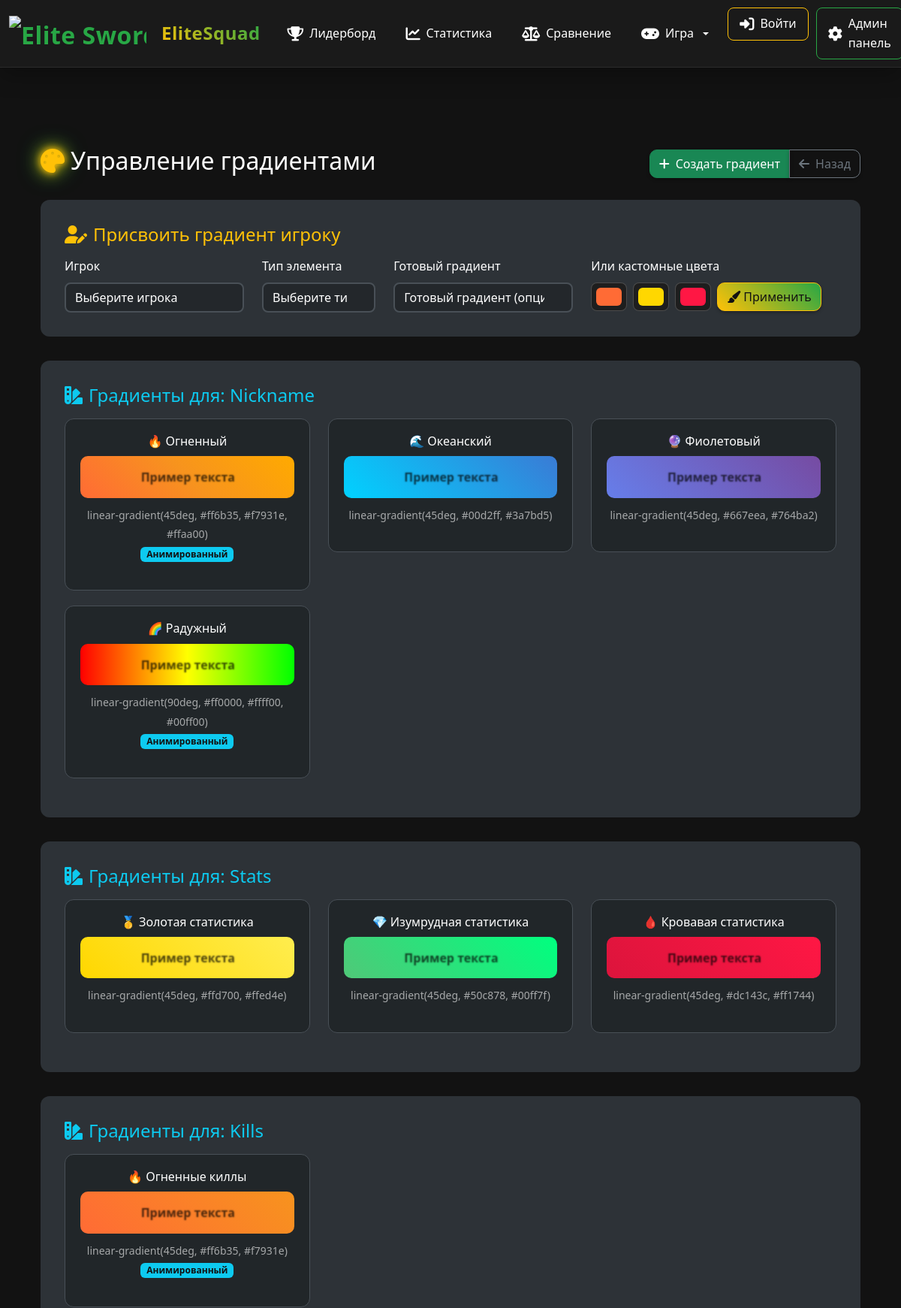
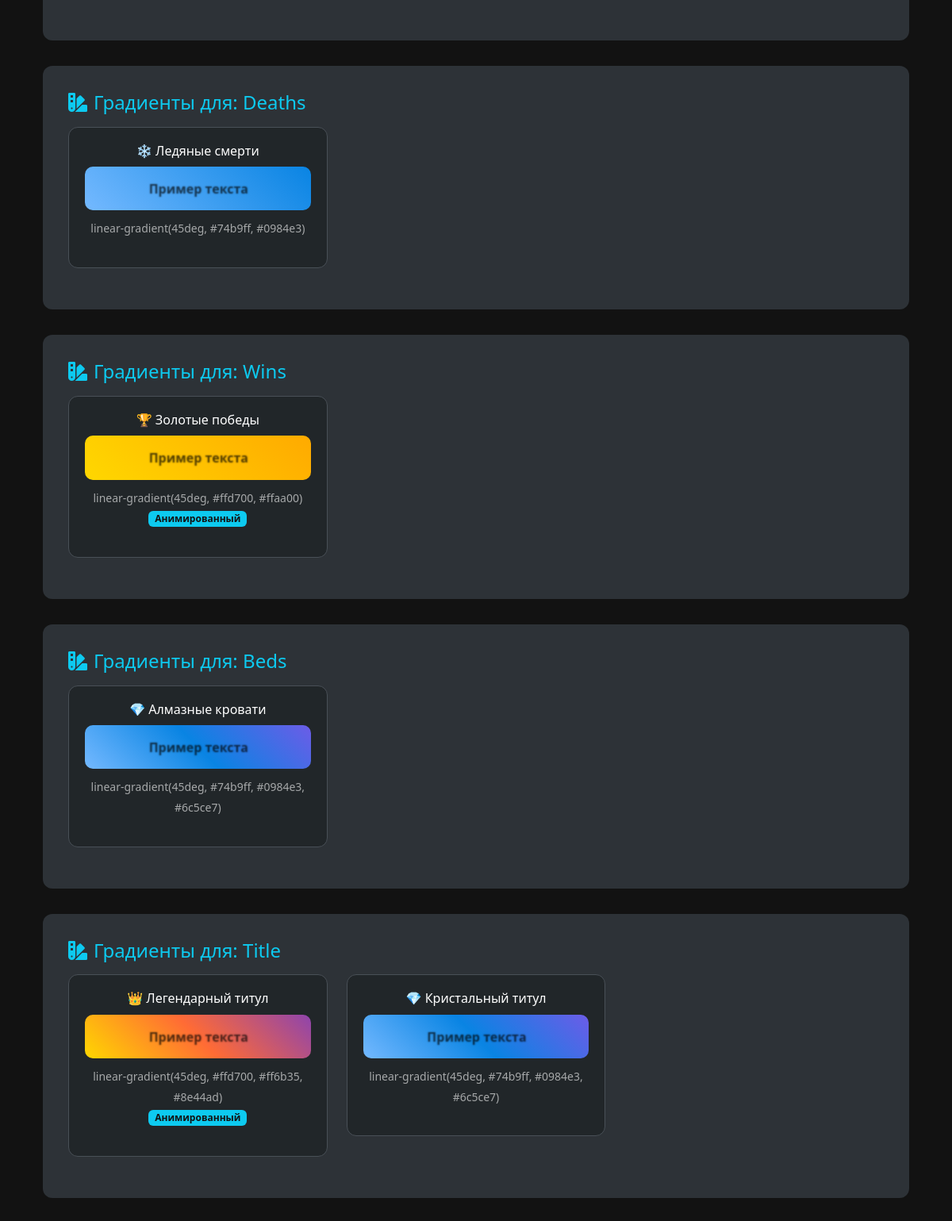
Page /admin/gradients (signed in, upper part) on the committed database (2 pictures, top to bottom).
### models.py (models this page shows, shortened)
class GradientTheme(db.Model):
    id = db.Column(db.Integer, primary_key=True)
    name = db.Column(db.String(100), nullable=False, unique=True)
    display_name = db.Column(db.String(100), nullable=False)
    element_type = db.Column(db.String(50), nullable=False)  # nickname, stats, kills, etc.
    color1 = db.Column(db.String(7), nullable=False)  # First gradient color
    color2 = db.Column(db.String(7), nullable=False)  # Second gradient color
    color3 = db.Column(db.String(7), nullable=True)   # Optional third color
    gradient_direction = db.Column(db.String(20), default='45deg')  # Gradient direction
    animation_enabled = db.Column(db.Boolean, default=False)
    is_active = db.Column(db.Boolean, default=True)
    created_at = db.Column(db.DateTime, default=datetime.utcnow)
    @property
    def css_gradient(self):
        if self.color3:
            return f"linear-gradient({self.gradient_direction}, {self.color1}, {self.color2}, {self.color3})"
        return f"linear-gradient({self.gradient_direction}, {self.color1}, {self.color2})"

### routes.py (the view)
@app.route('/admin/gradients')
def admin_gradients():
    if not session.get('is_admin', False):
        flash('Доступ запрещен!', 'error')
        return redirect(url_for('login'))
    if GradientTheme.query.count() == 0:
        GradientTheme.create_default_themes()
    themes = GradientTheme.query.all()
    players = Player.query.all()
    grouped_themes = {}
    for theme in themes:
        if theme.element_type not in grouped_themes:
            grouped_themes[theme.element_type] = []
        grouped_themes[theme.element_type].append(theme)
    return render_template('admin_gradients.html',
                         grouped_themes=grouped_themes,
                         players=players)

### routes.py (called while the page is built)
@app.context_processor
def inject_current_player():
    current_player = None
    player_nickname = session.get('player_nickname')
    if player_nickname:
        current_player = Player.query.filter_by(nickname=player_nickname).first()
    if 'language' not in session:
        session['language'] = 'ru'
    return dict(current_player=current_player, current_language=session.get('language', 'ru'))

### templates/admin_gradients.html (shortened to what this page needs)
{% extends "base.html" %}
{% block content %}
<div class="container-fluid py-4">
    <div class="d-flex justify-content-between align-items-center mb-4">
        <h2 class="page-title">
            <i class="fas fa-palette text-warning me-2 glow-effect"></i>Управление градиентами
        </h2>
        <div class="btn-group">
            <button class="btn btn-success" data-bs-target="#createGradientModal" data-bs-toggle="modal">
                <i class="fas fa-plus me-2"></i>Создать градиент
            </button>
            <a href="{{ url_for('admin') }}" class="btn btn-outline-secondary">
                <i class="fas fa-arrow-left me-2"></i>Назад
            </a>
        </div>
    </div>
    <div class="element-type-section">
        <h4 class="text-warning mb-3">
            <i class="fas fa-user-edit me-2"></i>Присвоить градиент игроку
        </h4>
        <form method="POST" action="{{ url_for('assign_gradient') }}">
            <div class="row">
                <div class="col-md-3">
                    <label class="form-label">Игрок</label>
                    <select name="player_id" class="form-select" required>
                        <option value="">Выберите игрока</option>
                    </select>
                </div>
                <div class="col-md-2">
                    <label class="form-label">Тип элемента</label>
                    <select name="element_type" class="form-select" required>
                        <option value="">Выберите тип</option>
                    </select>
                </div>
                <div class="col-md-3">
                    <label class="form-label">Готовый градиент</label>
                    <select name="gradient_theme_id" class="form-select">
                        <option value="">Готовый градиент (опционально)</option>
                    </select>
                </div>
                <div class="col-md-4">
                    <label class="form-label">Или кастомные цвета</label>
                    <div class="d-flex gap-2">
                        <input type="color" class="form-control form-control-color" name="custom_color1" value="#ff6b35" title="Цвет 1">
                        <input type="color" class="form-control form-control-color" name="custom_color2" value="#ffd700" title="Цвет 2">
                        <input type="color" class="form-control form-control-color" name="custom_color3" value="#ff1744" title="Цвет 3 (опционально)">
                        <button type="submit" class="btn btn-warning">
                            <i class="fas fa-paint-brush me-1"></i>Применить
                        </button>
                    </div>
                </div>
            </div>
        </form>
    </div>
    {% for element_type, themes in grouped_themes.items() %}
    <div class="element-type-section">
        <h4 class="text-info mb-3">
            <i class="fas fa-swatchbook me-2"></i>Градиенты для: {{ element_type|title }}
        </h4>
        <div class="row">
            {% for theme in themes %}
            <div class="col-lg-6 col-xl-4">
                <div class="gradient-card">
                    <div class="text-center mb-3">
                        <h6>{{ theme.display_name }}</h6>
                        <div class="gradient-preview {{ 'gradient-animated' if theme.animation_enabled else '' }}"
                             style="background: {{ theme.css_gradient }};">
                            Пример текста
                        </div>
                        <div class="mt-2">
                            <small class="text-muted">{{ theme.css_gradient }}</small>
                        </div>
                        {% if theme.animation_enabled %}
                        <span class="badge bg-info">Анимированный</span>
                        {% endif %}
                    </div>
                </div>
            </div>
            {% endfor %}
        </div>
    </div>
    {% endfor %}
</div>
{% endblock %}

### templates/admin_gradients.html (style rules this page uses)
.gradient-preview { padding: 15px 25px; border-radius: 10px; color: white; font-weight: bold; text-align: center; margin: 10px 0; position: relative; overflow: hidden; text-shadow: 1px 1px 2px rgba(0,0,0,0.7); }
.gradient-animated { background-size: 300% 300%; animation: gradientShift 3s ease-in-out infinite; }
.gradient-card { background: rgba(33, 37, 41, 0.9); border: 1px solid #495057; border-radius: 12px; padding: 20px; margin-bottom: 20px; transition: transform 0.3s ease; }
.element-type-section { background: rgba(52, 58, 64, 0.8); border-radius: 12px; padding: 2rem; margin-bottom: 2rem; }

### rows in the picture
GradientTheme: element_type "Nickname", display_name "🔥 Огненный", css_gradient "linear-gradient(45deg, #ff6b35, #f7931e, #ffaa00)", animation_enabled "Анимированный"
GradientTheme: display_name "🌊 Океанский", css_gradient "linear-gradient(45deg, #00d2ff, #3a7bd5)"
GradientTheme: display_name "🔮 Фиолетовый", css_gradient "linear-gradient(45deg, #667eea, #764ba2)"
GradientTheme: display_name "🌈 Радужный", css_gradient "linear-gradient(90deg, #ff0000, #ffff00, #00ff00)", animation_enabled "Анимированный"
GradientTheme: element_type "Stats", display_name "🥇 Золотая статистика", css_gradient "linear-gradient(45deg, #ffd700, #ffed4e)"
GradientTheme: display_name "💎 Изумрудная статистика", css_gradient "linear-gradient(45deg, #50c878, #00ff7f)"
GradientTheme: display_name "🩸 Кровавая статистика", css_gradient "linear-gradient(45deg, #dc143c, #ff1744)"
GradientTheme: element_type "Kills", display_name "🔥 Огненные киллы", css_gradient "linear-gradient(45deg, #ff6b35, #f7931e)", animation_enabled "Анимированный"
GradientTheme: element_type "Deaths", display_name "❄️ Ледяные смерти", css_gradient "linear-gradient(45deg, #74b9ff, #0984e3)"
GradientTheme: element_type "Wins", display_name "🏆 Золотые победы", css_gradient "linear-gradient(45deg, #ffd700, #ffaa00)", animation_enabled "Анимированный"
GradientTheme: element_type "Beds", display_name "💎 Алмазные кровати", css_gradient "linear-gradient(45deg, #74b9ff, #0984e3, #6c5ce7)"
GradientTheme: element_type "Title", display_name "👑 Легендарный титул", css_gradient "linear-gradient(45deg, #ffd700, #ff6b35, #8e44ad)", animation_enabled "Анимированный"
GradientTheme: display_name "💎 Кристальный титул", css_gradient "linear-gradient(45deg, #74b9ff, #0984e3, #6c5ce7)"
